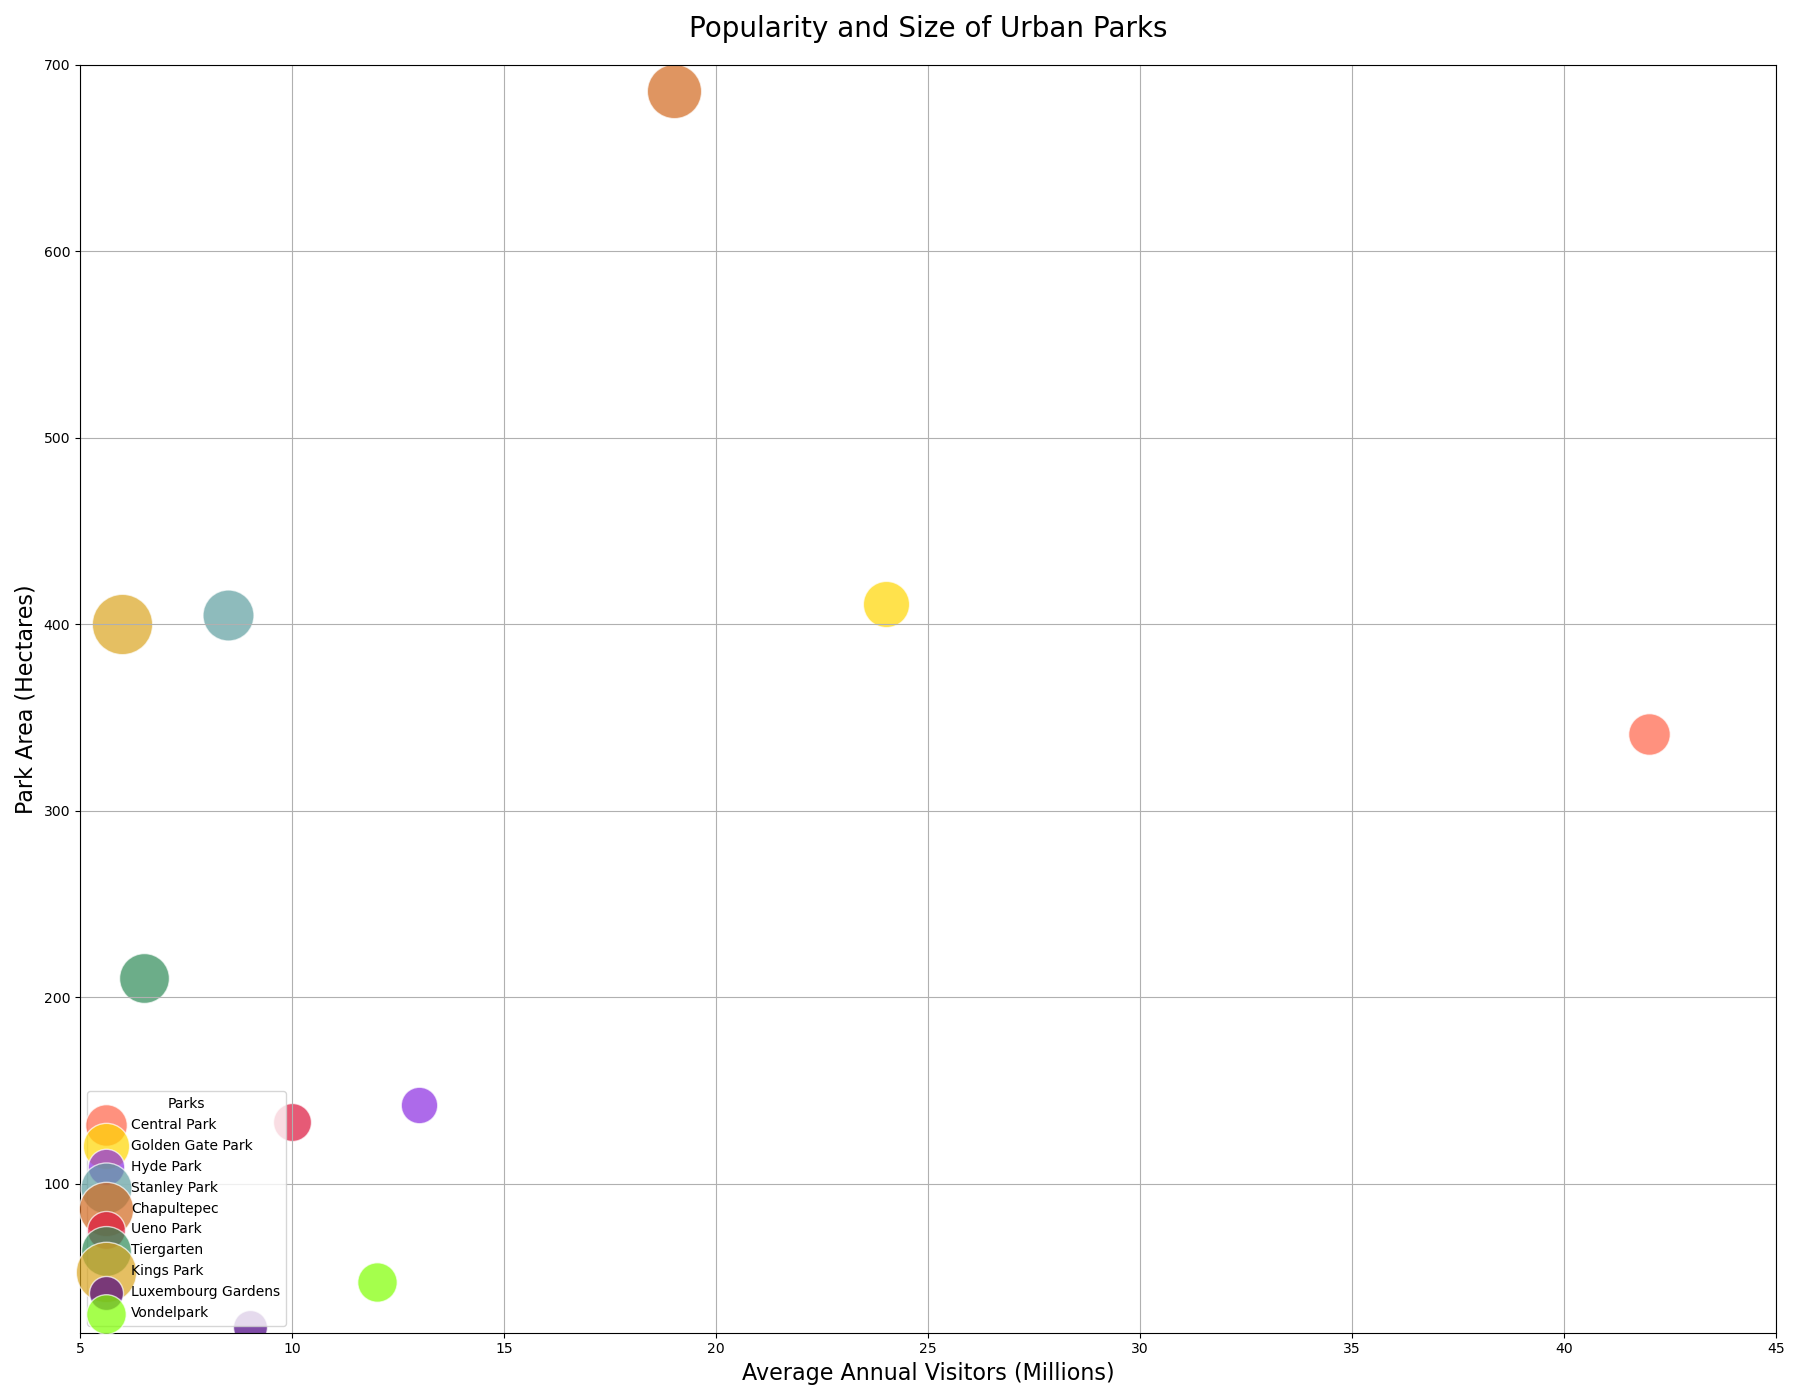

Write Python code to recreate this figure.

import matplotlib.pyplot as plt

# Data
cities = ['Central Park', 'Golden Gate Park', 'Hyde Park', 'Stanley Park', 'Chapultepec', 'Ueno Park', 'Tiergarten', 'Kings Park', 'Luxembourg Gardens', 'Vondelpark']
avg_annual_visitors = [42, 24, 13, 8.5, 19, 10, 6.5, 6, 9, 12]
park_area = [341, 411, 142, 405, 686, 133, 210, 400, 23, 47]
green_space_percentage = [30, 37, 23, 45, 51, 25, 43, 63, 20, 27]
colors = ['#FF6347', '#FFD700', '#8A2BE2', '#5F9EA0', '#D2691E', '#DC143C', '#2E8B57', '#DAA520', '#4B0082', '#7FFF00']

# Bubble chart
plt.figure(figsize=(18, 14))
for idx, city in enumerate(cities):
    plt.scatter(avg_annual_visitors[idx], park_area[idx], s=green_space_percentage[idx]*30, c=colors[idx], label=city, alpha=0.7, edgecolors='w')

# Add titles and labels
plt.title('Popularity and Size of Urban Parks', fontsize=20, pad=20)
plt.xlabel('Average Annual Visitors (Millions)', fontsize=16)
plt.ylabel('Park Area (Hectares)', fontsize=16)

# Additional settings
plt.grid(True)
plt.legend(loc='lower left', title='Parks')
plt.xlim(5, 45)
plt.ylim(20, 700)

# Show plot
plt.tight_layout()
plt.show()
